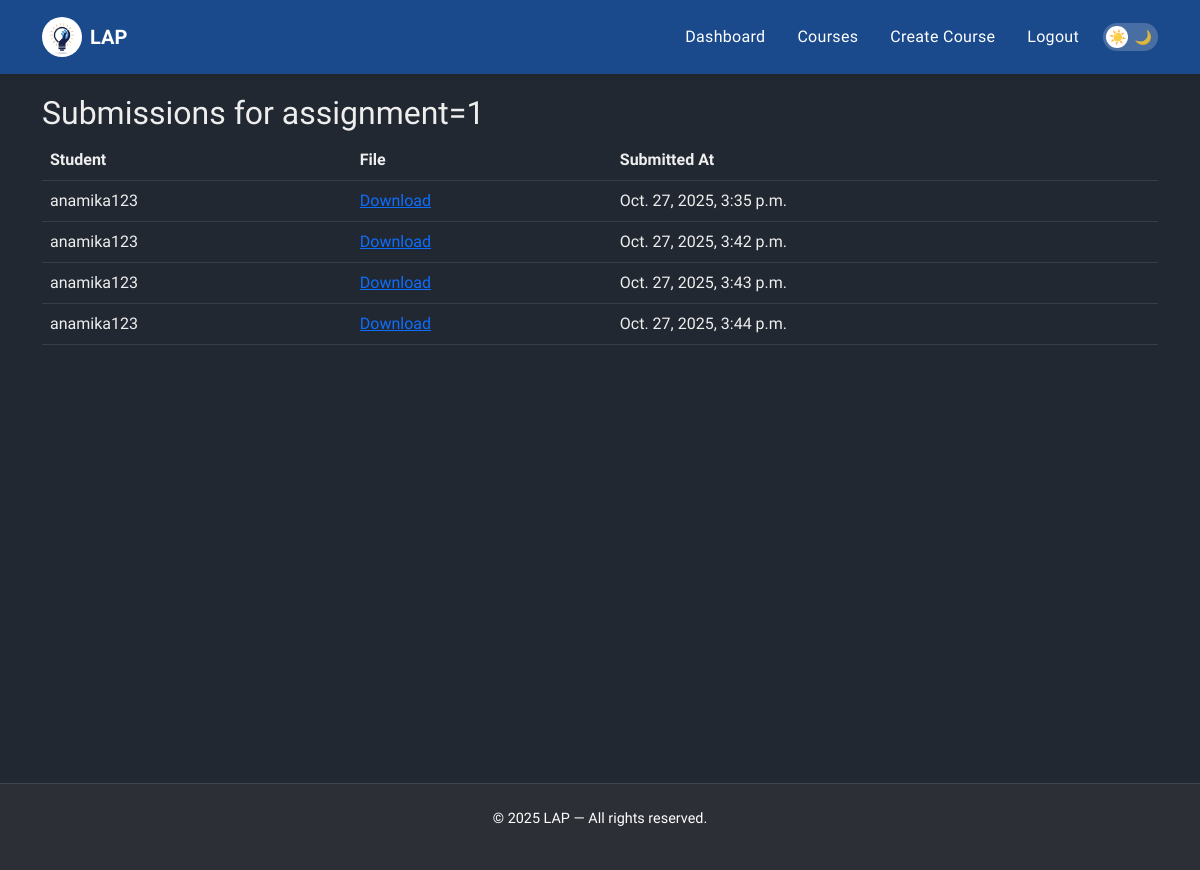
Screenshot of /courses/assignments/1/submissions/ (signed in) with the database file from the repository.
### courses/models.py (models this page shows, shortened)
class Assignment(models.Model):
    course = models.ForeignKey(Course, related_name='assignments', on_delete=models.CASCADE)
    title = models.CharField(max_length=200)
    description = models.TextField()
    due_date = models.DateTimeField()
    created_by = models.ForeignKey(User, on_delete=models.CASCADE)
    created_at = models.DateTimeField(auto_now_add=True)

class Submission(models.Model):
    assignment = models.ForeignKey(Assignment, related_name='submissions', on_delete=models.CASCADE)
    student = models.ForeignKey(User, related_name='submissions', on_delete=models.CASCADE)
    submitted_file = models.FileField(upload_to='submissions/')
    submitted_at = models.DateTimeField(auto_now_add=True)
    grade = models.DecimalField(max_digits=5, decimal_places=2, null=True, blank=True)
    feedback = models.TextField(blank=True, null=True)

### courses/views.py (the view)
# urls.py: path('assignments/<int:assignment_id>/submissions/', views.view_submissions, name='view_submissions'),
@login_required
def view_submissions(request, assignment_id):
    assignment = get_object_or_404(Assignment, id=assignment_id)
    if not request.user.profile.is_instructor or assignment.created_by != request.user:
        return HttpResponseForbidden("Only the instructor can view submissions.")
    submissions = assignment.submissions.all()
    return render(request, 'assignments/view_submissions.html', {
        'assignment': assignment,
        'submissions': submissions
    })

### courses/context_processors.py (called while the page is built)
def categories(request):
    return {
        'categories': Category.objects.all()
    }

### templates/assignments/view_submissions.html
{% extends 'base.html' %}
{% block content %}
<h2>Submissions for {{ assignment.title }}</h2>
<table class="table">
    <tr>
        <th>Student</th>
        <th>File</th>
        <th>Submitted At</th>
    </tr>
    {% for sub in submissions %}
    <tr>
        <td>{{ sub.student.username }}</td>
        <td><a href="{{ sub.submitted_file.url }}">Download</a></td>
        <td>{{ sub.submitted_at }}</td>
    </tr>
    {% empty %}
    <tr><td colspan="3">No submissions yet.</td></tr>
    {% endfor %}
</table>
{% endblock %}

### static/css/dark-theme.css (style rules this page uses)
:root { --bs-body-bg: #222831; --bs-body-color: #eeeeee; --bs-card-bg: #2e3440; --bs-navbar-bg: #2c2f36; --bs-footer-bg: #2c2f36; --bs-border-color: rgba(255, 255, 255, 0.1); --bs-link-color: #74b9ff; --bs-link-hover-color: #a4d4ff; --bs-primary: #0d6efd; }
body { background-color: var(--bs-body-bg); color: var(--bs-body-color); }

### static/css/base.css (style rules this page uses)
body { font-family: 'Urbanist', 'Inter', sans-serif; }

### templates/base.html (style rules this page uses)
* { transition: background-color 0.5s ease, color 0.5s ease, border-color 0.5s ease; }
html, body { height: 100%; margin: 0; scroll-behavior: smooth; }
body { font-family: 'Urbanist', 'Inter', sans-serif; display: flex; flex-direction: column; min-height: 100vh; padding-top: 70px; }

### rows the page displays
Assignment: title "assignment=1"
Submission: student.username "anamika123", submitted_at "Oct. 27, 2025, 3:35 p.m."
Submission: student.username "anamika123", submitted_at "Oct. 27, 2025, 3:42 p.m."
Submission: student.username "anamika123", submitted_at "Oct. 27, 2025, 3:43 p.m."
Submission: student.username "anamika123", submitted_at "Oct. 27, 2025, 3:44 p.m."

### other values shown
{{ current_year|default:"2025" }} "2025"
